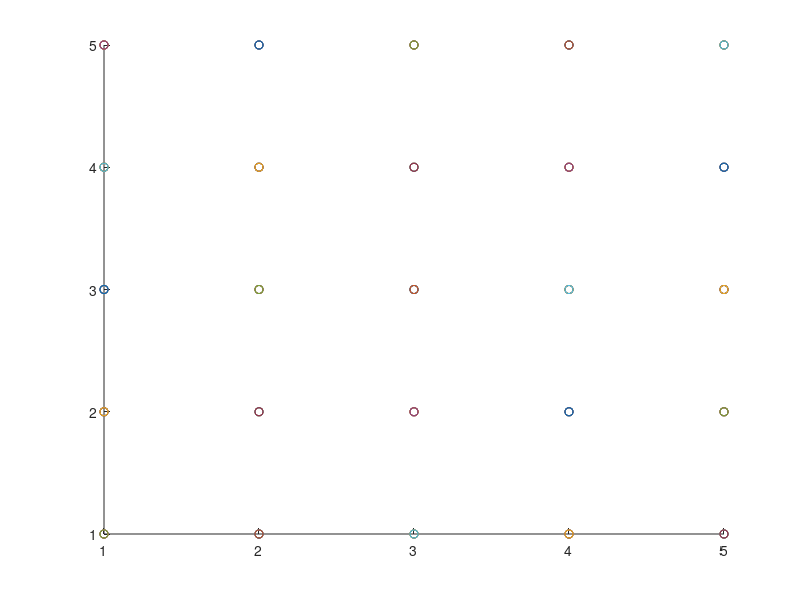

Here is the MATLAB script that generated this plot:
figure; hold on
for i=1:5
    for j=1:5
        for k=1:5
            z=rand(1,1);
            if z<=.5
                scatter3(i,j,k,'k o')
            else
                scatter3(i,j,k,'r .')
            end
        end
    end
end